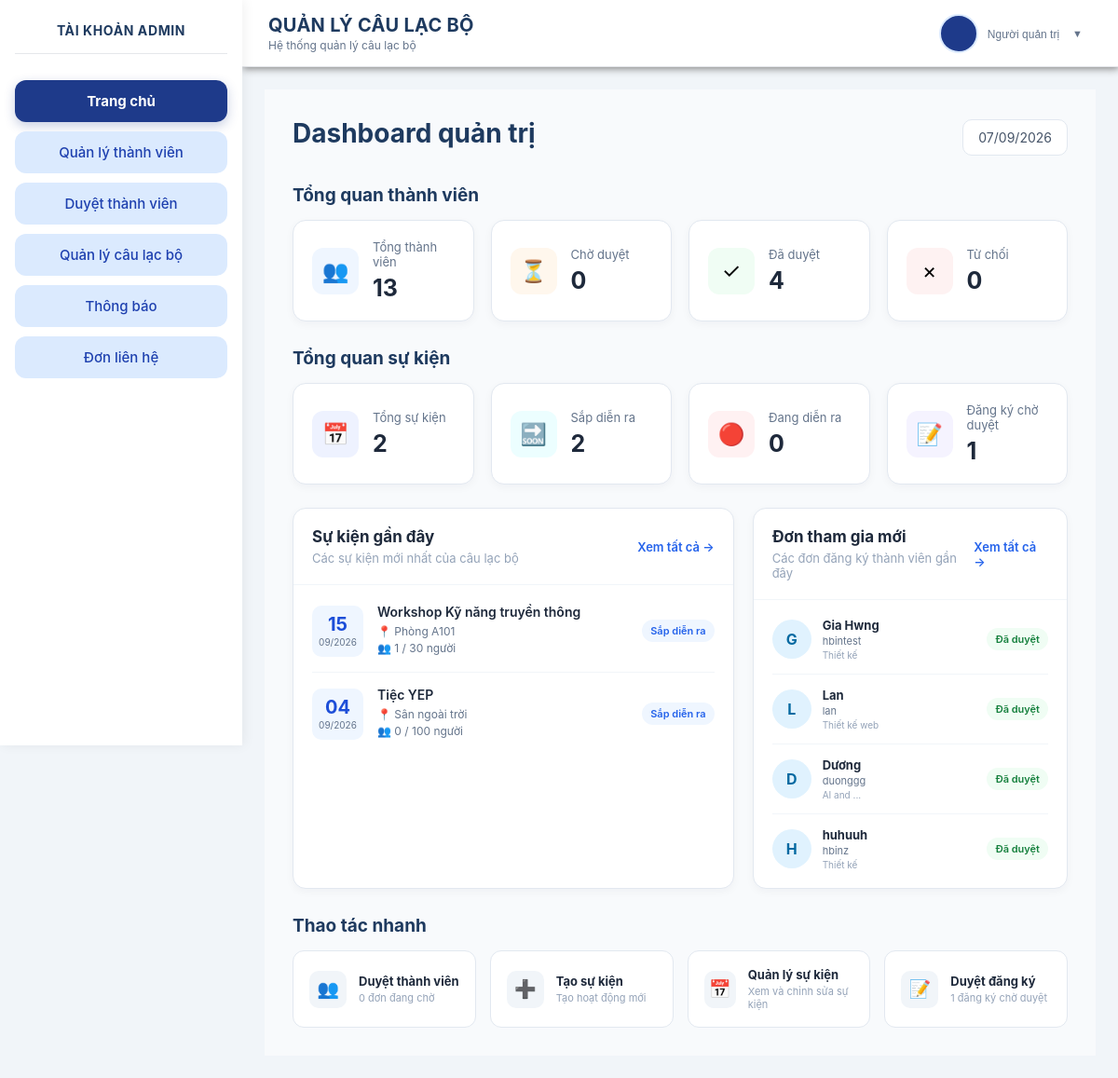
Screenshot of /admin/dashboard.php (signed in) with the database file from the repository.
### tables this page shows
CREATE TABLE `event` (
  `event_id` int(11) NOT NULL AUTO_INCREMENT,
  `club_id` varchar(255) NOT NULL,
  `event_name` varchar(255) NOT NULL,
  `event_date` date NOT NULL,
  `start_time` time NOT NULL,
  `end_time` time NOT NULL,
  `slots` int(11) NOT NULL,
  `location` varchar(255) DEFAULT NULL,
  `description` text DEFAULT NULL,
  `organizer_id` varchar(255) NOT NULL,
  `status` varchar(30) DEFAULT 'upcoming',
  `created_at` timestamp NOT NULL DEFAULT current_timestamp(),
  PRIMARY KEY (`event_id`)
);

CREATE TABLE `clubapplication` (
  `application_id` int(11) NOT NULL AUTO_INCREMENT,
  `username` varchar(255) NOT NULL,
  `club_id` varchar(255) NOT NULL,
  `reason` text NOT NULL,
  `expectation` text NOT NULL,
  `skills` text NOT NULL,
  `desired_band` varchar(255) NOT NULL,
  `status` varchar(30) NOT NULL DEFAULT 'pending',
  `created_at` datetime DEFAULT current_timestamp(),
  `reviewed_by` varchar(255) DEFAULT NULL,
  `reviewed_at` datetime DEFAULT NULL,
  `reject_reason` text DEFAULT NULL,
  PRIMARY KEY (`application_id`)
);

CREATE TABLE `userinfo` (
  `username` varchar(100) NOT NULL,
  `fullname` varchar(100) DEFAULT NULL,
  `gender` varchar(100) DEFAULT NULL,
  `dob` date DEFAULT NULL,
  `email` varchar(100) DEFAULT NULL,
  `phone` varchar(100) DEFAULT NULL,
  `id_number` varchar(100) DEFAULT NULL,
  `avt_links` varchar(250) DEFAULT NULL,
  PRIMARY KEY (`username`)
);

CREATE TABLE `clubband` (
  `club_id` varchar(255) NOT NULL,
  `band_id` varchar(100) DEFAULT NULL,
  `band_name` varchar(100) DEFAULT NULL
);

### admin/dashboard.php (the view, shortened to what the rows shown need)
<?php
$database = new Database();
$db = $database->getConnection();
$clubId = "CLB001";
$stmt = $db->prepare("
    SELECT
        e.event_id,
        e.event_name,
        e.event_date,
        e.start_time,
        e.end_time,
        e.location,
        e.status,
        e.slots,
        (
            SELECT COUNT(*)
            FROM Register_event r
            WHERE r.event_id = e.event_id
              AND r.register_status = 'approved'
        ) AS registered_count
    FROM Event e
    WHERE e.club_id = :club_id
    ORDER BY
        e.event_date DESC,
        e.start_time DESC
    LIMIT 5
");
$stmt->execute([
    ':club_id' => $clubId
]);
$recentEvents = $stmt->fetchAll(PDO::FETCH_ASSOC);
$stmt = $db->prepare("
    SELECT
        ca.application_id,
        ca.username,
        ca.status,
        ca.created_at,
        ui.fullname,
        ui.email,
        cb.band_name
    FROM ClubApplication ca
    LEFT JOIN UserInfo ui
        ON ui.username = ca.username
    LEFT JOIN ClubBand cb
        ON cb.band_id = ca.desired_band
    WHERE ca.club_id = :club_id
    ORDER BY ca.created_at DESC
    LIMIT 5
");
$stmt->execute([
    ':club_id' => $clubId
]);
$recentApplications = $stmt->fetchAll(PDO::FETCH_ASSOC);
require_once "../includes/headers.php";
?>
<link rel="stylesheet" href="css/dashboard.css">
<div class="admin-dashboard">
    <div class="dashboard-header">
        <div>
            <h1>Dashboard quản trị</h1>
        </div>
    </div>
    <h2 class="section-title">
        Tổng quan thành viên
    </h2>
    <h2 class="section-title">
        Tổng quan sự kiện
    </h2>
    <div class="dashboard-content">
        <div class="dashboard-panel">
            <div class="panel-header">
                <div>
                    <h2>Sự kiện gần đây</h2>
                </div>
            </div>
            <?php if (empty($recentEvents)): ?>
                <div class="empty-state">
                    Chưa có sự kiện nào.
                </div>
            <?php else: ?>
                <div class="event-list">
                    <?php foreach ($recentEvents as $event): ?>
                        <a
                            href="event_detail.php?id=<?= (int)$event['event_id'] ?>"
                            class="event-item"
                        >
                            <div class="event-date">
                                <strong>
                                    <?= date(
                                        "d",
                                        strtotime($event['event_date'])
                                    ) ?>
                                </strong>
                                <span>
                                    <?= date(
                                        "m/Y",
                                        strtotime($event['event_date'])
                                    ) ?>
                                </span>
                            </div>
                            <div class="event-info">
                                <h3>
                                    <?= htmlspecialchars(
                                        $event['event_name']
                                    ) ?>
                                </h3>
                                <p>
                                    📍
                                    <?= htmlspecialchars(
                                        $event['location'] ?? 'Chưa cập nhật'
                                    ) ?>
                                </p>
                                <p>
                                    👥
                                    <?= (int)$event['registered_count'] ?>
                                    /
                                    <?= (int)$event['slots'] ?>
                                    người
                                </p>
                            </div>
                            <div class="event-status">
                                <?php if ($event['status'] === 'upcoming'): ?>
                                    <span class="badge upcoming">
                                        Sắp diễn ra
                                    </span>
                                <?php elseif ($event['status'] === 'ongoing'): ?>
                                    <span class="badge ongoing">
                                        Đang diễn ra
                                    </span>
                                <?php elseif ($event['status'] === 'completed'): ?>
                                    <span class="badge completed">
                                        Đã kết thúc
                                    </span>
                                <?php else: ?>
                                    <span class="badge cancelled">
                                        Đã hủy
                                    </span>
                                <?php endif; ?>
                            </div>
                        </a>
                    <?php endforeach; ?>
                </div>
            <?php endif; ?>
        </div>
        <div class="dashboard-panel">
            <div class="panel-header">
                <div>
                    <h2>Đơn tham gia mới</h2>
                </div>
            </div>
            <?php if (empty($recentApplications)): ?>
                <div class="empty-state">
                    Chưa có đơn đăng ký.
                </div>
            <?php else: ?>
                <div class="application-list">
                    <?php foreach ($recentApplications as $application): ?>
                        <div class="application-item">
                            <div class="application-avatar">
                                <?= strtoupper(
                                    mb_substr(
                                        $application['fullname']
                                            ?: $application['username'],
                                        0,
                                        1
                                    )
                                ) ?>
                            </div>
                            <div class="application-info">
                                <strong>
                                    <?= htmlspecialchars(
                                        $application['fullname']
                                            ?: $application['username']
                                    ) ?>
                                </strong>
                                <span>
                                    <?= htmlspecialchars(
                                        $application['username']
                                    ) ?>
                                </span>
                                <small>
                                    <?= htmlspecialchars(
                                        $application['band_name']
                                            ?? 'Chưa chọn ban'
                                    ) ?>
                                </small>
                            </div>
                            <div class="application-status">
                                <?php if (
                                    $application['status'] === 'pending'
                                ): ?>
                                    <span class="badge pending">
                                        Chờ duyệt
                                    </span>
                                    <a
                                        href="member_detail.php?id=<?= (int)$application['application_id'] ?>"
                                    >
                                        Xem
                                    </a>
                                <?php elseif (
                                    $application['status'] === 'approved'
                                ): ?>
                                    <span class="badge approved">
                                        Đã duyệt
                                    </span>
                                <?php else: ?>
                                    <span class="badge rejected">
                                        Từ chối
                                    </span>
                                <?php endif; ?>
                            </div>
                        </div>
                    <?php endforeach; ?>
                </div>
            <?php endif; ?>
        </div>
    </div>
    <div class="quick-actions">
        <h2 class="section-title">
            Thao tác nhanh
        </h2>
    </div>
</div>
<?php require_once '../includes/footer.php' ?>
</body>

### rows the page displays
event: event_date "15", event_date "09/2026", event_name "Workshop Kỹ năng truyền thông", location "Phòng A101", registered_count "1", slots "30", status "Sắp diễn ra"
event: event_date "04", event_date "09/2026", event_name "Tiệc YEP", location "Sân ngoài trời", registered_count "0", slots "100", status "Sắp diễn ra"
clubapplication: userinfo.fullname "G", userinfo.fullname "Gia Hwng", username "hbintest", clubband.band_name "Thiết kế", status "Đã duyệt"
clubapplication: userinfo.fullname "L", userinfo.fullname "Lan", username "lan", clubband.band_name "Thiết kế web", status "Đã duyệt"
clubapplication: userinfo.fullname "D", userinfo.fullname "Dương", username "duonggg", clubband.band_name "AI and ...", status "Đã duyệt"
clubapplication: userinfo.fullname "H", userinfo.fullname "huhuuh", username "hbinz", clubband.band_name "Thiết kế", status "Đã duyệt"

### other values shown
$sidebarTitle "TÀI KHOẢN ADMIN"
$totalMembers "13"
$pendingMembers "0"
$approvedApplications "4"
$rejectedApplications "0"
$totalEvents "2"
$upcomingEvents "2"
$ongoingEvents "0"
$pendingEventRegistrations "1"
